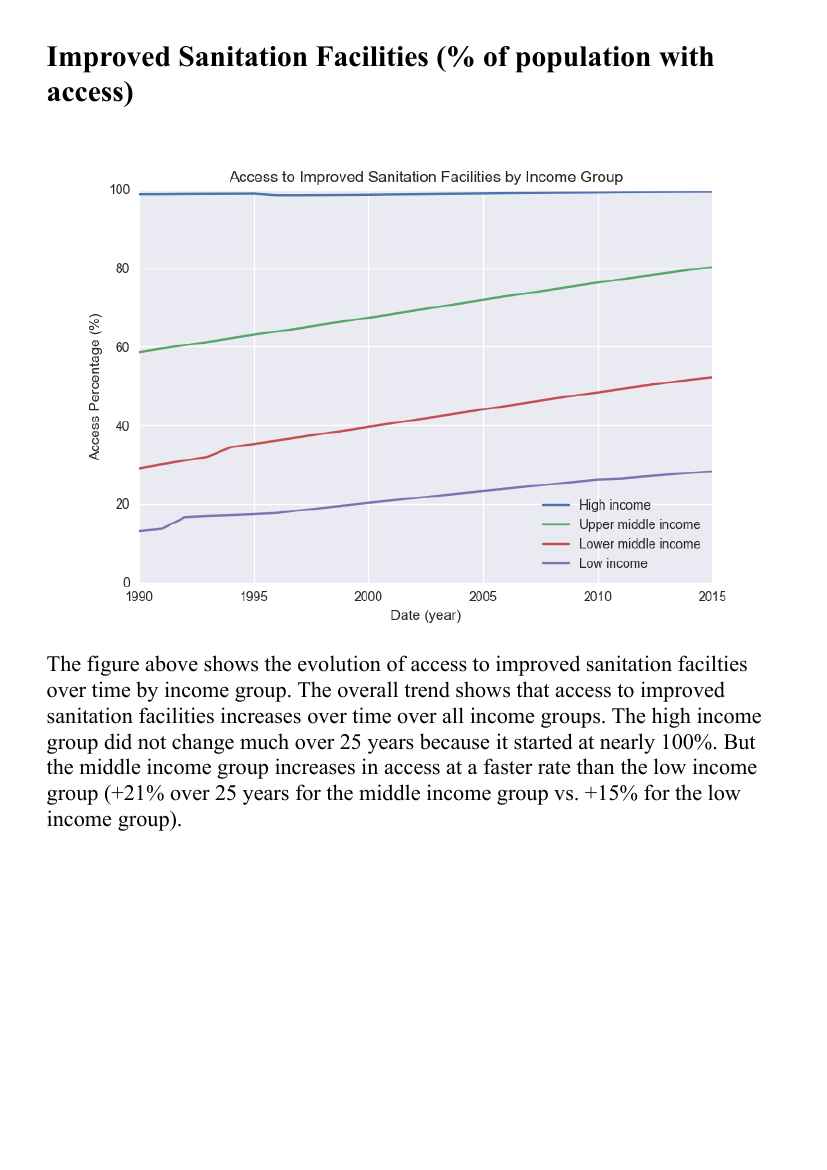

Reproduce this figure in Python.
# Python 3.6
import requests
import pandas as pd
import simplejson as json
import numpy as np
import matplotlib.pyplot as plt
import seaborn as sns; sns.set_style("darkgrid")
import pdfkit

# Load JSON data: SH.STA.ACSN, all countries, from 1960 to present (307 pages)
urlstart = "http://api.worldbank.org/v2/countries/all/indicators/SH.STA.ACSN?date=1960:2018&format=json&page="
alldata = []
for i in range(1,308):
    r = requests.get(urlstart+str(i))
    data = json.loads(r.content)
    alldata.extend(data[1])

# Convert dictionary to pandas dataframe
df2 = pd.DataFrame.from_dict(alldata)

# Important columns: country, date, value
# Country column is in dict format, unpack first
countries = pd.DataFrame(df2['country'].to_dict()).T
countries = countries.rename(index=int,columns={'id':'country_id','value':'country_name'})
# Then combine with date and value columns
df3 = pd.concat([countries,df2.loc[:,['date','value']]],axis=1)

# Calculate the change in % value from first date to last date
f = np.zeros(15312)
l = np.zeros(15312)
for i in range(0,264):  # loop over each country
    myseries = df3.iloc[i*58:(i+1)*58]['value']   # 58 years of date
    first_index = myseries.last_valid_index()
    if first_index != None:
        first = myseries[first_index]
    else:
        first = float('nan')
    last_index = myseries.first_valid_index()
    if last_index != None:
        last = myseries[last_index]
    else:
        last = float('nan')
    f[i*58:(i+1)*58] = first*np.ones(58)
    l[i*58:(i+1)*58] = last*np.ones(58)
df_idk = df3.assign(first = f,last = l, change = l-f)

# Print the change for income groups
dfmean = df_idk.groupby('country_name').mean().reset_index()
high = dfmean.loc[dfmean['country_name']=='High income']['change']
middle = dfmean.loc[dfmean['country_name']=='Middle income']['change']
low = dfmean.loc[dfmean['country_name']=='Low income']['change']

print("""High income change: %2.1f\nMiddle income change: %2.1f\nLow income change: %2.1f""" % (high,middle,low))

# Plot the % access over time by income group
fig = plt.figure()
plt.plot(df_idk.loc[df_idk['country_name']=='High income']['date'],
         df_idk.loc[df_idk['country_name']=='High income']['value'],label="High income")
plt.plot(df_idk.loc[df_idk['country_name']=='Upper middle income']['date'],
         df_idk.loc[df_idk['country_name']=='Upper middle income']['value'],label = "Upper middle income")
plt.plot(df_idk.loc[df_idk['country_name']=='Lower middle income']['date'],
         df_idk.loc[df_idk['country_name']=='Lower middle income']['value'],label = "Lower middle income")
plt.plot(df_idk.loc[df_idk['country_name']=='Low income']['date'],
         df_idk.loc[df_idk['country_name']=='Low income']['value'],label="Low income")
plt.axis([1990,2015,0,100])
plt.legend(loc=4)
plt.title('Access to Improved Sanitation Facilities by Income Group')
plt.xlabel('Date (year)')
plt.ylabel('Access Percentage (%)')
fig.savefig('income.png')

# Save the info as a html file
myfile = open('income.html','w')
html_text = """<html><body><h1>Improved Sanitation Facilities (% of population with access)</h1>
                <p><img src="income.png"></p>
                <p><font size="+2">The figure above shows the evolution of access to improved sanitation facilties over time
                by income group. The overall trend shows that access to improved sanitation facilities increases
                over time over all income groups. The high income group did not change much over 25 years because
                it started at nearly 100%. But the middle income group increases in access at a faster rate than
                the low income group (+21% over 25 years for the middle income group vs. +15% for the low income
                group).</font>
                </p></body></html>"""
myfile.write(html_text)
myfile.close()

# Convert html to pdf
# Configured for my computer, change wkhtmltopdf path
config = pdfkit.configuration(wkhtmltopdf="/usr/local/bin/wkhtmltopdf")
pdfkit.from_file('income.html','part1.pdf',configuration=config)
